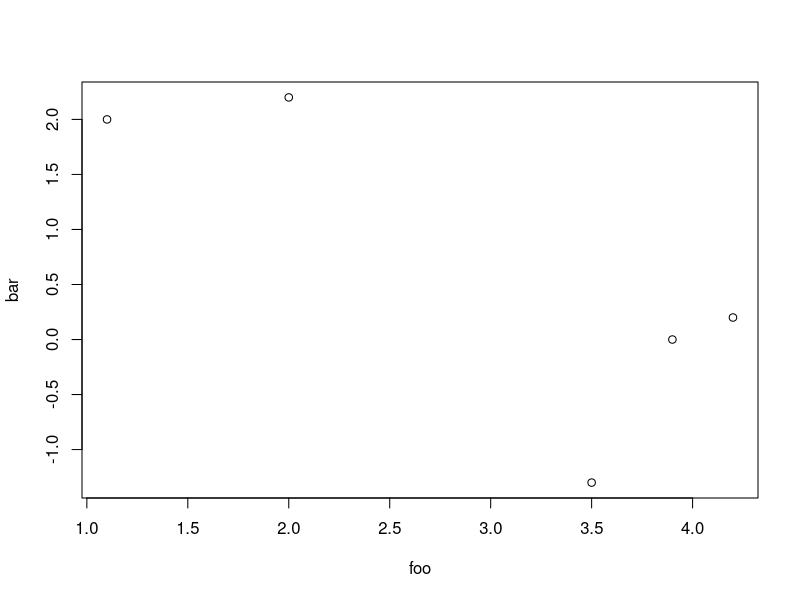
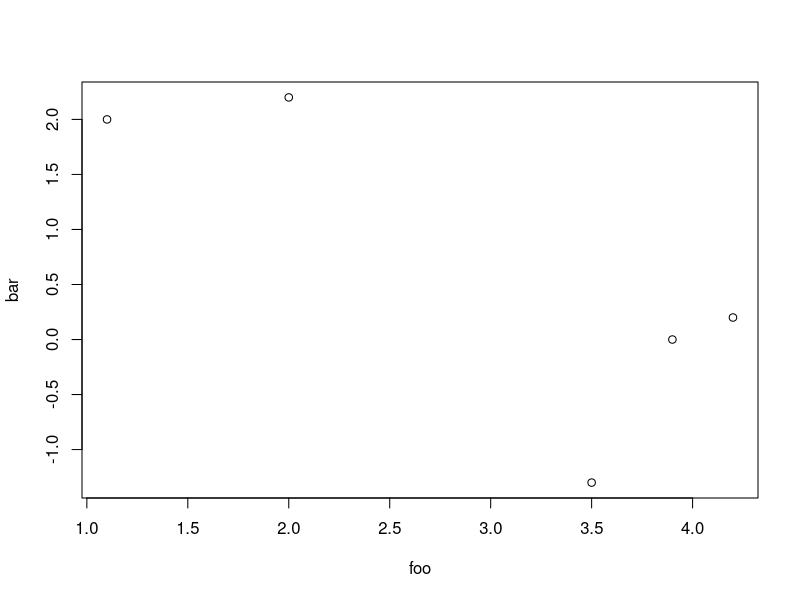
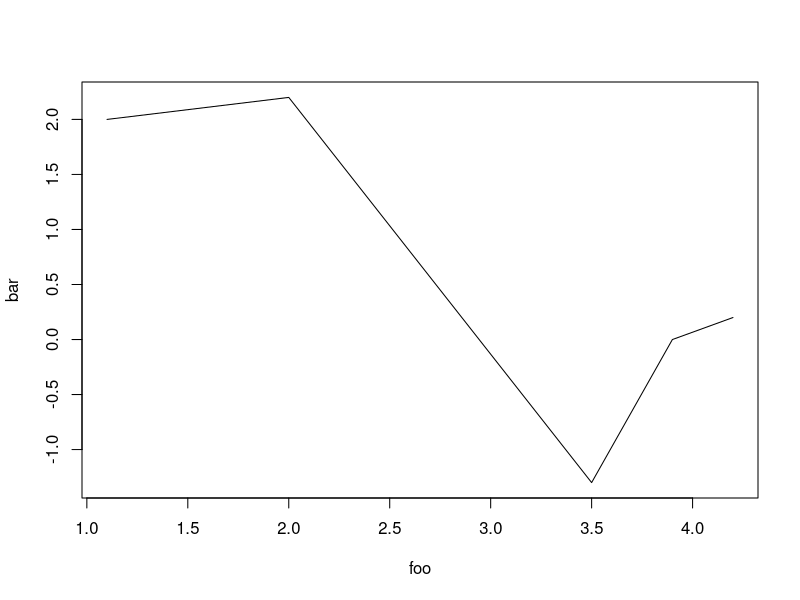
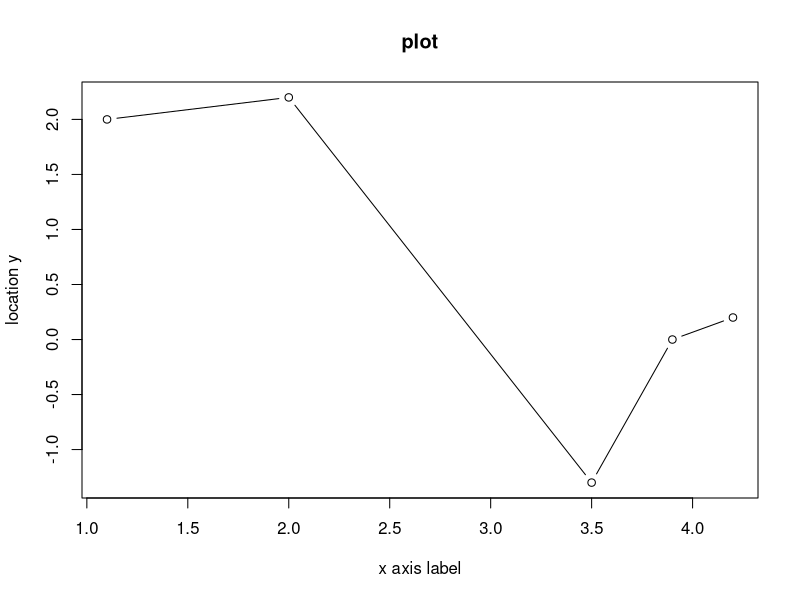
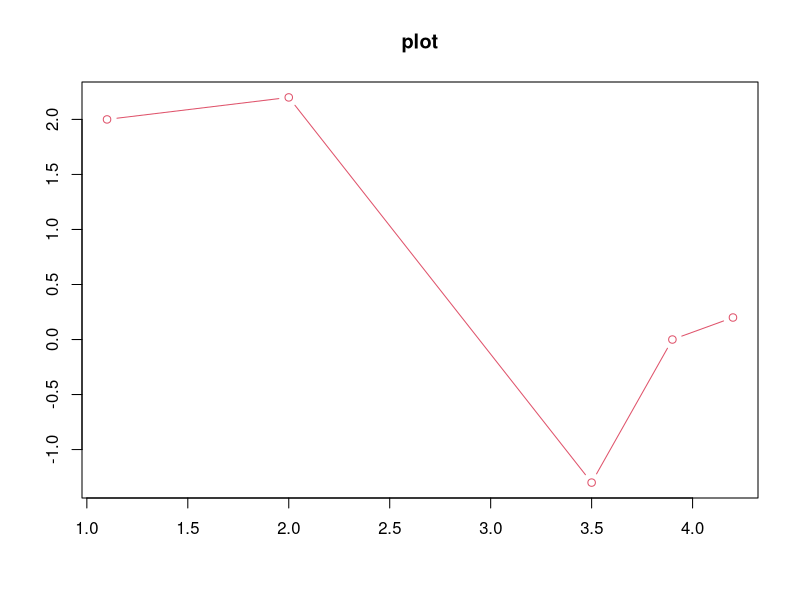
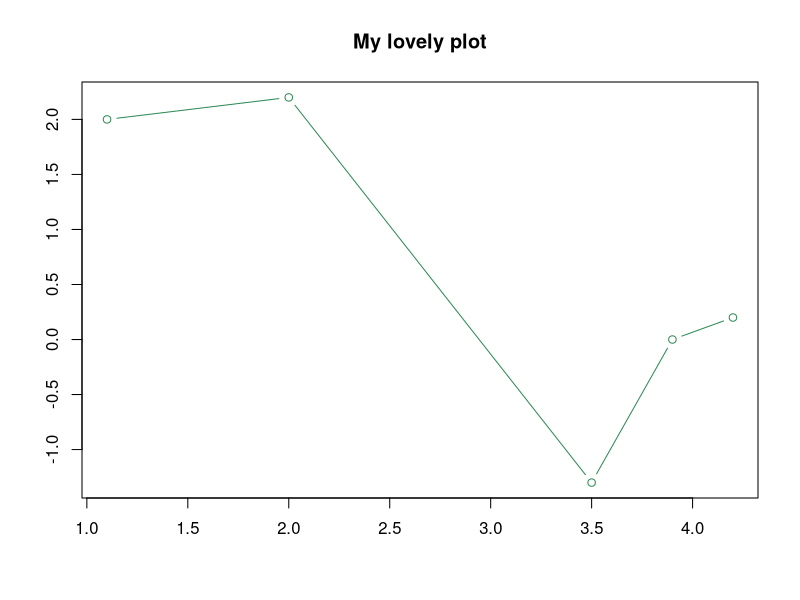
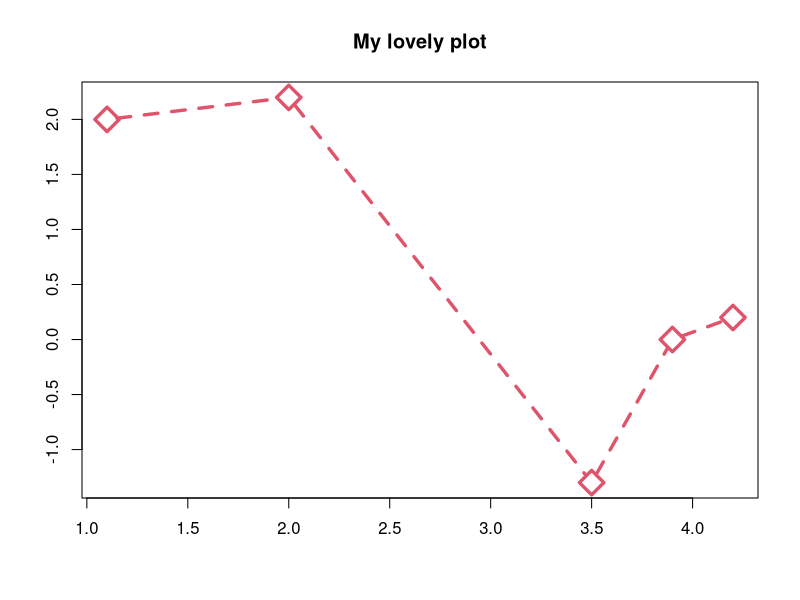
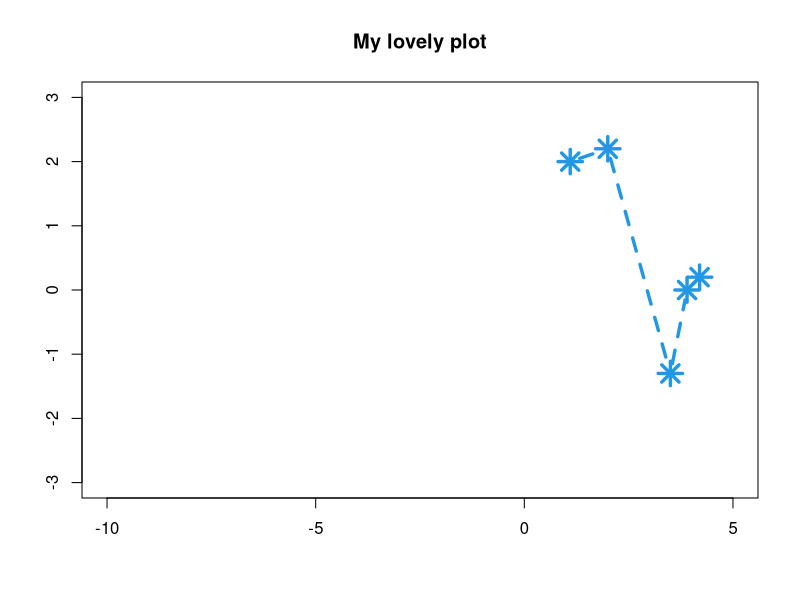

These figures' R source, in order:
foo = c(1.1, 2, 3.5, 3.9, 4.2)
bar = c(2,2.2,-1.3,0,0.2)
plot(foo, bar)


#The x and y locations don’t necessarily need to be specified as separate vectors

baz = cbind(foo,bar)
baz
plot(baz)


plot(foo,bar,type="l")

plot(foo,bar,type ="b",main = "plot" , xlab = "x axis label", ylab = "location y")


#Color

plot(foo, bar, type = "b" , main = "plot", xlab = "", ylab = "", col = 2)

plot(foo,bar,type="b",main="My lovely plot",xlab="",ylab="",col="seagreen4")


#Line and point appearances 

#To alter the appearance of the plotted points you would use pch, and to
#alter the lines you would use "lty"

plot(foo,bar,type="b",main="My lovely plot",xlab="",ylab="",
     col=2,pch=5,lty=2,cex=2.3,lwd=3.3)

# The lty parameter, which affects the type of line drawn, can
#take the values 1 through 6. 

#You can also control the size of plotted points using cex

#thickness of lines using lwd

plot(foo,bar,type="b",main="My lovely plot",xlab="",ylab="",
     col=4,pch=8,lty=2,cex=2.3,lwd=3.3,xlim=c(-10,5),ylim=c(-3,3))

#Both parameters require a numeric vector of length 2, provided as
#c(lower,upper).


#--------------Adding Point,Lines and text to an existing plot--------------------#'


#points Adds points
#lines, abline, segments Adds lines
#text Writes text
#arrows Adds arrows
#legend Adds a legend

x = 1:20
y = c(-1.49,3.37,2.59,-2.78,-3.94,-0.92,6.43,8.51,3.41,-8.23,
      -12.01,-6.58,2.87,14.12,9.63,-4.58,-14.78,-11.67,1.17,15.62)



#Step 1 =  The first step is to create the empty plotting region where you can add
#points and draw lines

plot(x,y,
     type = "n",
    main = "")


#Step 2 : The abline function is a simple way to add straight lines spanning a plot.


#the line can be specified with slope and intercept 
#this code adds two separate horizontal lines, one at y =-5 and the other at y= 5

abline(h =c(-5,5), col = "red", lty = 2, lwd = 2)

#Step 3 : adding shorter vertical lines

#we will use segments not abline, since we don't want the lines to span the entire region
#from x0,y0 to x1,y1

segments(x0 = c(5,15), y0 = c(-5,5),
         x1 = c(5,15), y1 = c(5,5),
         col = 'red',
         lty = 3 ,
         lwd = 2)


#Step 4 : adding points to values of y > 5 

#Just like plot, points takes two vectors of equal lengths
#with x and y values.

points(x[y>5], y[y>5], pch = 4, col = "darkmagenta", cex = 2)



#Step 5: extracting values> = -5

points(x[y<= -5], y[y<=-5], pch = 3, col = "darkgreen", cex =2)

#The sixth step adds the blue “sweet spot” points, which are identified
#with (x>=5&x<=15)&(y>-5&y<5).


points(x[(x>=5&x<=15) & (y>-5&y<5)] , y[(x>=5&x<=15) & (y>-5&y<5)], pch =19, col ="blue")


#Step  7- adding the remaining points
points(x[(x<5|x>15)&(y>-5&y<5)],y[(x<5|x>15)&(y>-5&y<5)])


#Step - 8 draw lines connecting the coordinates in x and y

lines(x,y,lty = 4)

#step 9: add arrow pinting to the sweet spot
#arrows has a from and to parameter

arrows(x0= 8, y0= 14, x1 = 11, y1 = 2.5)

#step 10: add a label on the plot

#default behaviour of text is centered

text(x = 8, y=15, labels="sweet spot")

#step 11 - add legend

legend("bottomleft",
      legend=c("overall process","sweet","standard",
               "too big","too small","sweet y range","sweet x range"),
      pch=c(NA,19,1,4,3,NA,NA),lty=c(4,NA,NA,NA,NA,2,3),
      col=c("black","blue","black","darkmagenta","darkgreen","red","red"),
      lwd=c(1,NA,NA,NA,NA,2,2),pt.cex=c(NA,1,1,2,2,NA,NA))




#-------------------------EXERCISE 7.1---------------------------------#


x = -3:3
y = 7:13
plot(x,y, type = "n", main= "")

abline(h = c(7:3), lty =2)
abline(h = c(13:13) ,lty = 2)

abline(v = c(-3,13), lty = 2)
abline(v = c(3,13), lty = 2)

arrows(x0 = -2.5, y0 = 10,
      x1 = -1 , y1 = 10)
arrows(x0 = 2.5 , y= 10,
       x1 = 1, y1 = 10)

arrows(x0 = -2.7 , y= 7.3,
       x1 = -1, y1 = 9.5)
arrows(x0 = 2.7 , y= 7.3,
       x1 = 1, y1 = 9.5)

arrows(x0 = -2.7 , y= 12.7,
       x1 = -1, y1 = 10.3)
arrows(x0 = 2.7 , y= 12.7,
       x1 = 1, y1 = 10.3)

text(x = 0, y = 10.2,labels = 'SOMETHINNG')
text(x = 0, y = 9.9, labels = 'PROFOUND')






#2)
wt = c(55,85,75,42,93,63,58,75,89,67)
ht = c(161,185,174,154,188,178,170,167,181,178)
sex = c('f','m','m','f','m','m','f','m','m','f')

plot(x = wt, y=ht, 
     col =ifelse(sex == 'f', 'hotpink','blue'), 
     pch = ifelse(sex == 'f', 2,3),
     main = 'Sex-wise height and weight',
     xlab = 'weight',
     ylab = 'height')



#-----------------A quick plot with qplot---------------------#

library("ggplot2")
foo = c(1.1,2,3.5,3.9,4.2)
bar = c(2,2.2,-1.3,0,0.2)
qplot(foo, bar)

plot(foo, bar)


qplot( foo, bar, xlab = "X axis", ylab = 'y axis', main = "Plot")


baz = plot(foo, bar)
#Since nothing is actually stored in the workspace, printing the supposed object baz yields the empty NULL value.
baz

quz = qplot(foo, bar)
quz #This time, when you perform the assignment, no plot is displayed


#-----------------Setting Appearance Constants with Geom--------------------#


qplot(foo, bar, geom = "blank") + geom_point() + geom_line()

#The geom = "blank" argument is used to create a blank canvas without any points or lines initially.
#This adds points to the plot. It overlays points on the existing blank plot created by qplot. The geom_point() function is used to represent data points on the graph.


qplot(foo, bar, geom = "blank")+ geom_point(size =3, shape= 6, color = "blue") + geom_line(color = "red")



myqplot = qplot(foo, bar, geom = 'blank') + geom_line(color = 'red', linetype = 2)
myqplot + geom_point(size =3, shape = 3, color = 'blue')
myqplot + geom_point(size =3, shape = 7, color = 'blue')



#-------------Aesthetic Mapping with geoms---------------$


x = 1:20
y = c(-1.49,3.37,2.59,-2.78,-3.94,-0.92,6.43,8.51,3.41,-8.23,
      -12.01,-6.58,2.87,14.12,9.63,-4.58,-14.78,-11.67,1.17,15.62)


ptype = rep(NA, length(x =x))
ptype[y>=5] = "too big"
ptype[y<=-5] = 'too small'
ptype[(x>=5&x<=15)&(y>-5&y<5)] = 'sweet'
ptype[(x<5|x>15)&(y>-5&y<5)] = 'standard'
ptype = factor(x = ptype)
ptype

qplot(x,y,color =ptype, shape =ptype)



qplot(x,y,color=ptype,shape=ptype) + geom_point(size=4) +
  geom_line(mapping=aes(group=1),color="black",lty=2) +
  geom_hline(mapping=aes(yintercept=c(-5,5)),color="red") +
  geom_segment(mapping=aes(x=5,y=-5,xend=5,yend=5),color="red",lty=3) +
  geom_segment(mapping=aes(x=15,y=-5,xend=15,yend=5),color="red",lty=3)












